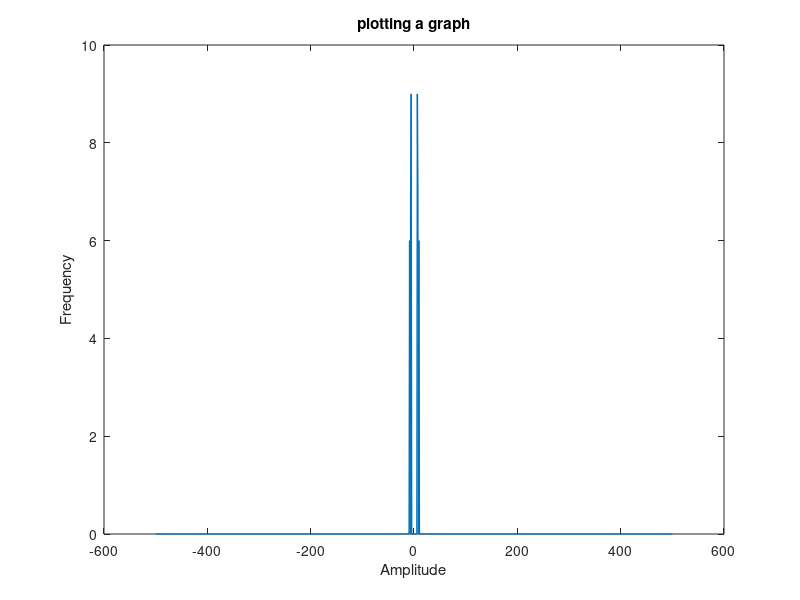

MATLAB code for this plot: (Note: this script raises an error after producing the figure.)
fs = 1000;
t = 0:1/fs:1-1/fs;
x1 = 7*sin(2*pi*7*t);
x2 = 6*cos(2*pi*9*t);
x3 = 9*sin(2*pi*6*t+pi/2);
y = x1+x2+x3;
fy = fft(y);
fy = fftshift(fy)/(fs/2);
f = fs/2*linspace(-1, 1, fs);
plot(f, abs(fy), 'LineWidth', 1);
title("plotting a graph");
xlabel("Amplitude");
ylabel("Frequency");
bw = obw(y, fs);